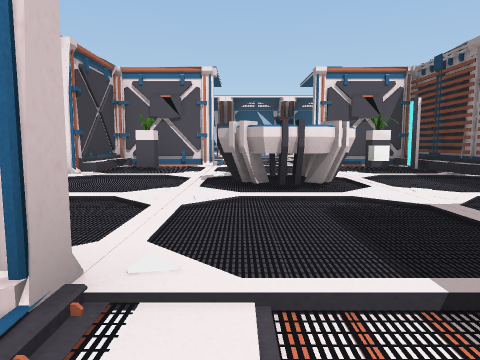
view 1 (above)

16 first-person views from a walk through a scene from a Unity 3-D project. The camera is 1.2 m above the floor, tilts 6° down and sees 70° across. The floor is counted in squares, 2.06 m on a side. Each view is taken from the middle of a square. On the plan, view 1 faces up. The plan holds only what a view shows up to about 10 squares ahead; the rest is blank. The place goes on beyond the plan. The player character is not drawn. Some surface patterns are stand-ins.

view 2
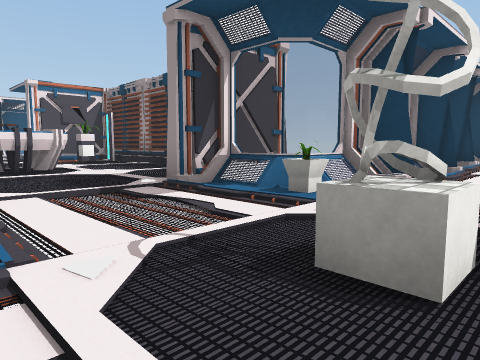

view 3
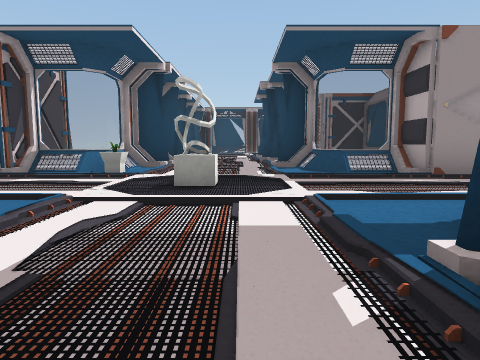

view 4
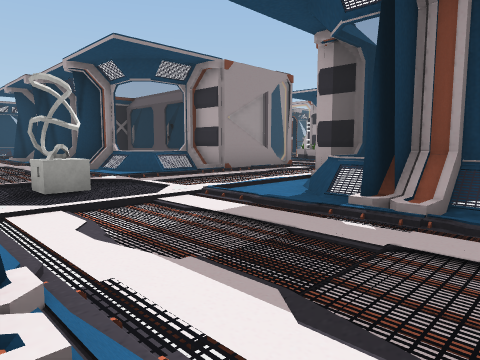

view 5
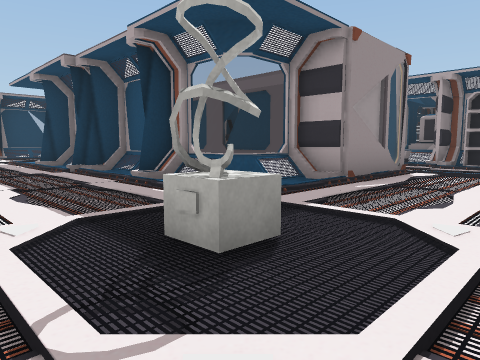

view 6
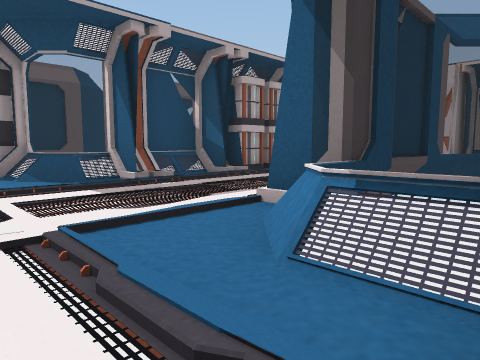

view 7
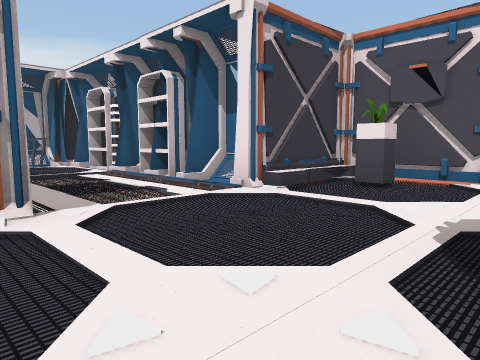

view 8
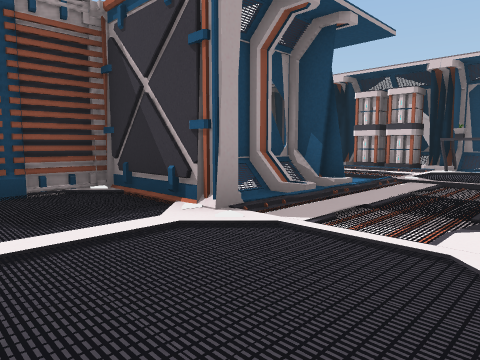

view 9
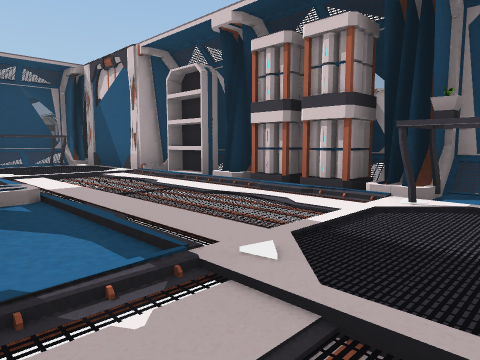

view 10
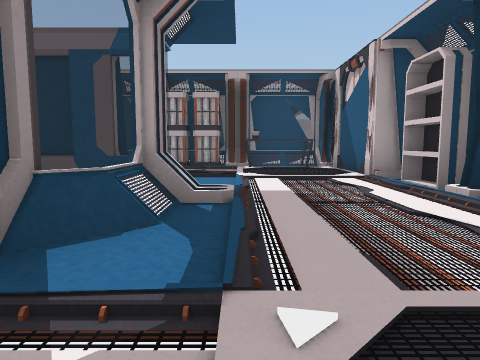

view 11
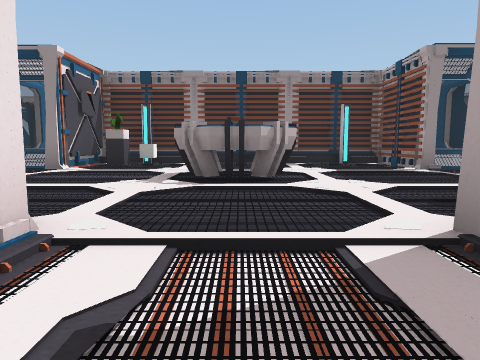

view 12
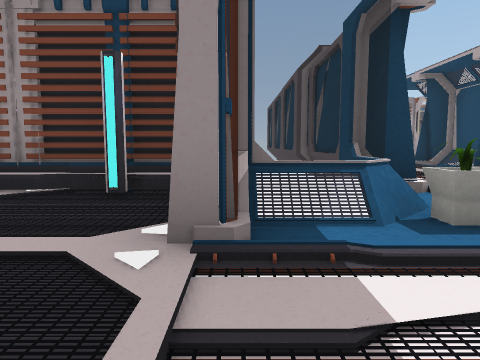

view 13
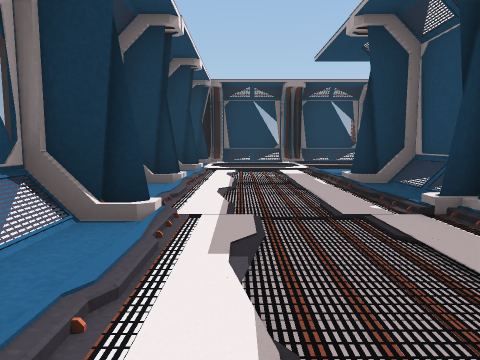

view 14
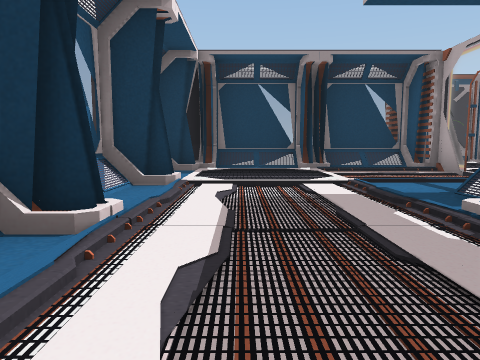

view 15
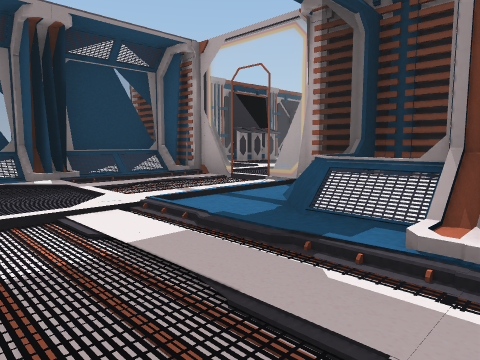

view 16
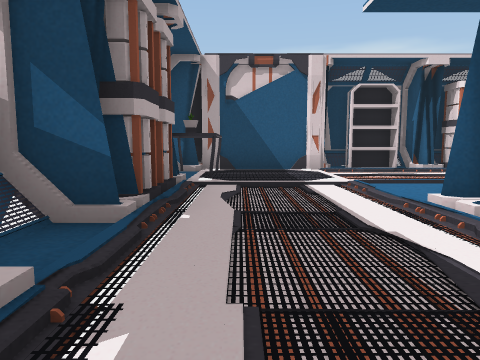

### Floor plan
Key: @ floor where view 1 was taken; # wall or solid block; x gap in a wall; . main floor; - floor 0.25 m lower than the main floor; : floor 0.5 m higher than the main floor; / step, stairs or slope; = window, fence, low wall or low ledge; P plant; C cube; R projector; S shelf; B battery; N console; O other object.
Columns run from 11 left of view 1 to 17 right of it. Each row starts with its distance up from view 1.
 10              .=#
  9         ### .####
  8         #P....P/#
  7  ##S#S###.....C##
  6  #../SS//...R../#
  5  OO./.../..RR../#
  4 ##O.//../...R../#
  3 #B../x#/#....../#
  2 #B../=# #......##
  1 ##../## ###//###
  0  S../=#=#=.@..=##=#=##=# ##
 -1  #../ #.#....P.#..#.#.././##
 -2  #../.......O/........./../#
 -3  #../......../........./..=#
 -4  #.OOB#.#......#..#.#../..:#
 -5  ##=#####=....=##=#=#=//.//#
 -6          #/..###    ###=.####
 -7          #=..#          ..  #
 -8        ##  ..=   OO      ...#
 -9        #   ///            .N#
-10             -.
-11             //O
-12             S#=
-13             O

Positions as (right, up) in squares from view 1, and headings:
1: (0, 0), facing up
2: (-1, -3), facing up-right
3: (-4, -3), facing right
4: (-4, -1), facing down-right
5: (-1, -1), facing down-right
6: (0, 1), facing down-left
7: (0, 3), facing up-left
8: (-1, 6), facing down-left
9: (-6, 5), facing down-left
10: (-7, 5), facing down
11: (-5, 5), facing right
12: (0, 1), facing right
13: (4, -2), facing right
14: (7, -2), facing right
15: (9, -2), facing down-right
16: (-2, -3), facing left
